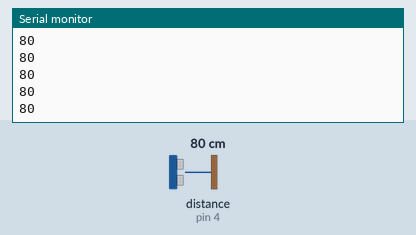
The sketch below on a simulated Arduino Nano, built with avr-gcc and run on an emulated ATmega328P. On the bench: the last lines printed to the serial monitor. Wiring (inferred from the names in the program): ultrasonic range finder: trigger pin 3; echo pin 4. The inputs (shaded band) are chosen by the test bench; at power-on: distance to the obstacle (sensor on pin 4) 80 cm. The echo pulse lasts 58.3 µs per cm.

Above: at 1.2 s.
1.3 s: distance to the obstacle (sensor on pin 4) set to 2 cm
At 2.2 s:
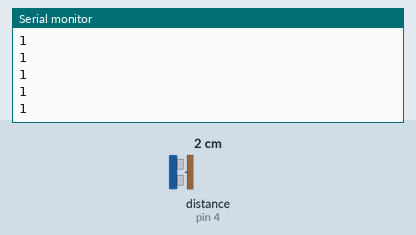
2.8 s: distance to the obstacle (sensor on pin 4) set to 4 cm
At 3.7 s:
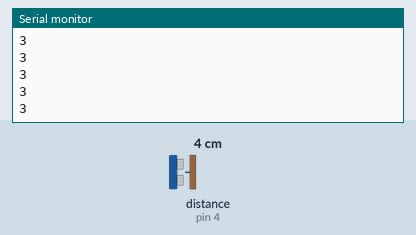
Timing chart, 0 to 5.8 s (numbered marks = the images above; inputs shaded):
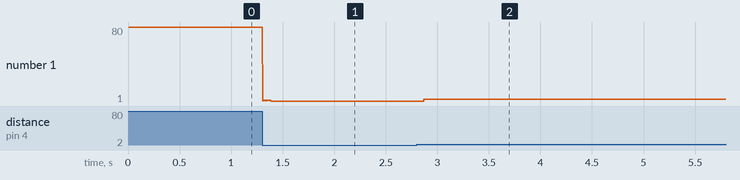

The sketch:

Ultra_sonic.ino
```cpp
//HC-SR04 Ultra sonic sensor test

//Wiring:
//Ultrasonic - Arduino Nano
//Vcc - 5V
//Trig - D3
//Echo - D4
//Gnd - GND

#define trigPin 3
#define echoPin 4
#define speedOfSoundMicrosecondsPerCentimeter 29
#define pulseTimeoutMilliseconds 10000

long duration;
int distance;

void setup() {
  pinMode(trigPin, OUTPUT); // Sets the trigPin as an Output
  pinMode(echoPin, INPUT); // Sets the echoPin as an Input
  Serial.begin(9600); // Starts the serial communication
}

void loop() {
  // Clears the trigPin
  digitalWrite(trigPin, LOW);
  delayMicroseconds(2);

  //Create pulse
  digitalWrite(trigPin, HIGH);
  delayMicroseconds(10);
  digitalWrite(trigPin, LOW);

  //Measure time and calculate distance
  duration = pulseIn(echoPin, HIGH, pulseTimeoutMilliseconds);
  distance = duration / speedOfSoundMicrosecondsPerCentimeter / 2;

  Serial.println(distance);
}
```

Measured:
- after the input at 1.3 s, the serial monitor: prints a new line at once (image 1)
- after the input at 2.8 s, the serial monitor: prints a new line after 0.07 s (image 2)
- plotted number 1: 80 → 1 after the input at 1.3 s, 1 → 3 after the input at 2.8 s
